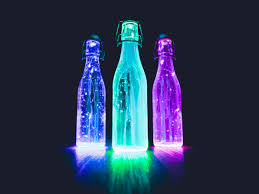
#> input picture Grayscale/bottles.ppm, 259 x 194 px, found by its file name
$ python opencvrotate.py
#> lines starting #> are read from the running program, lines starting #| are printed output that depends on the picture
import cv2

# read image as grey scale
img = cv2.imread('bottles.ppm')
#> img is the input picture: shape (194, 259, 3); mean B, G, R 84.2, 56.2, 42.2
# get image height, width
(h, w) = img.shape[:2
                    ]
#> h = 194; w = 259
# calculate the center of the image
center = (w / 2, h / 2)
#> center = (129.5, 97)

angle90 = 1
angle180 = 45
angle270 = 270

scale = 1

# Perform the counter clockwise rotation holding at the center
# 90 degrees
M = cv2.getRotationMatrix2D(center, angle90, scale)
#> M = [[1, 0.0175, -1.67], [-0.0175, 1, 2.27]]
rotated90 = cv2.warpAffine(img, M, (h, w))
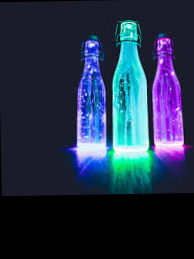
#> rotated90: shape (259, 194, 3); mean B, G, R 73.3, 49.1, 35.7

# 180 degrees
M = cv2.getRotationMatrix2D(center, angle180, scale)
rotated180 = cv2.warpAffine(img, M, (w, h))
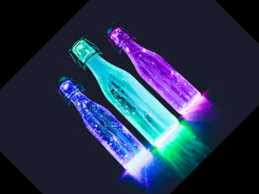
#> rotated180: shape (194, 259, 3); mean B, G, R 75.7, 50.7, 37.2

# 270 degrees
M = cv2.getRotationMatrix2D(center, angle270, scale)
rotated270 = cv2.warpAffine(img, M, (h, w))
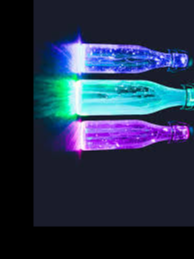
#> rotated270: shape (259, 194, 3); mean B, G, R 71.7, 47.7, 35


cv2.imshow('Original Image',img)
cv2.waitKey(0) # waits until a key is pressed
cv2.destroyAllWindows() # destroys the window showing image

cv2.imshow('Image rotated by 90 degrees',rotated90)
cv2.waitKey(0) # waits until a key is pressed
cv2.destroyAllWindows() # destroys the window showing image

cv2.imshow('Image rotated by 180 degrees',rotated180)
cv2.waitKey(0) # waits until a key is pressed
cv2.destroyAllWindows() # destroys the window showing image

cv2.imshow('Image rotated by 270 degrees',rotated270)
cv2.waitKey(0) # waits until a key is pressed
cv2.destroyAllWindows() # destroys the window showing image
